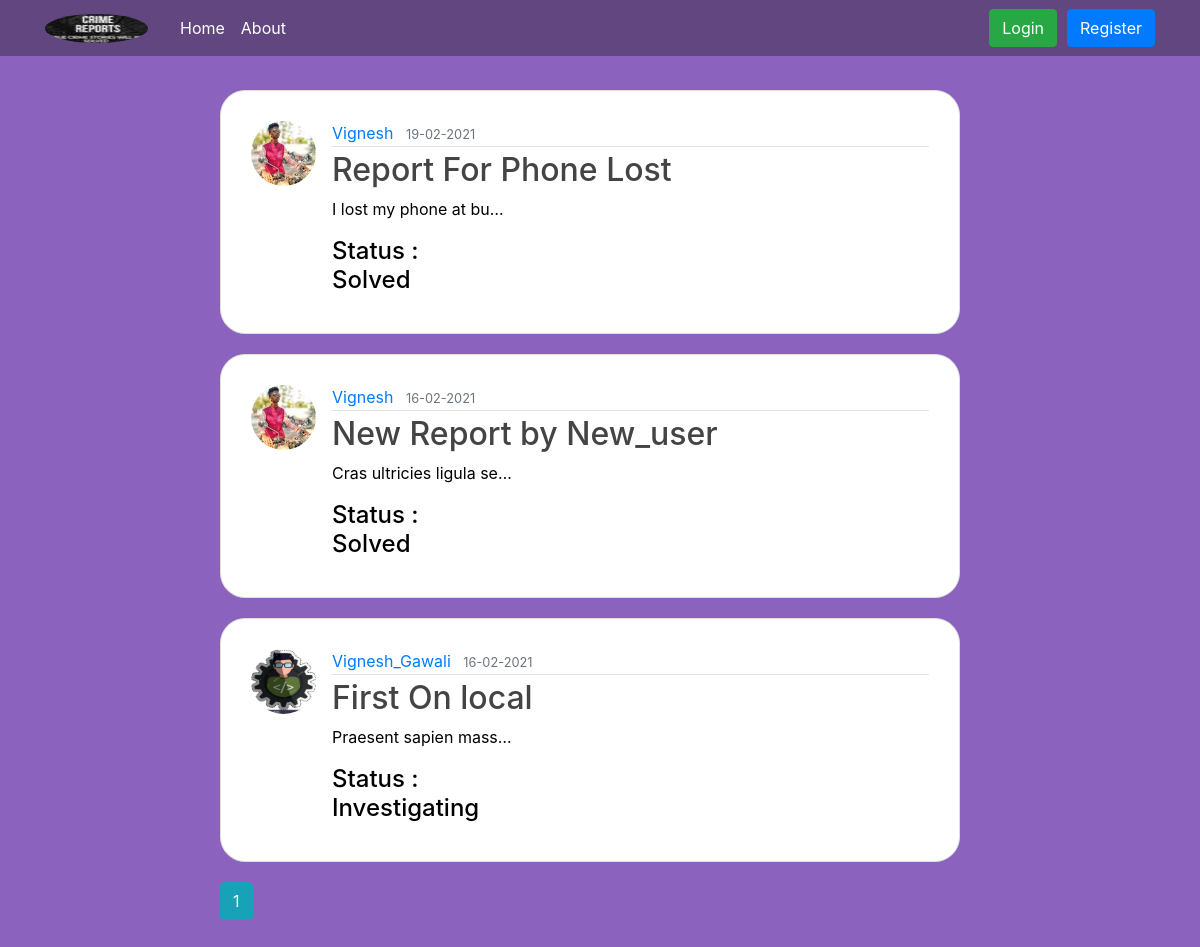
The page /home on the database its author committed.
### report/models.py (models this page shows, shortened)
class Report(db.Model):
    id = db.Column(db.Integer, primary_key=True)
    title = db.Column(db.String(100), nullable=False)
    date_reported = db.Column(db.DateTime, nullable=False, default=datetime.utcnow)
    content = db.Column(db.Text, nullable=False)
    user_id = db.Column(db.Integer, db.ForeignKey('user.id'), nullable=False)
    status  = db.Column(db.String(100) , nullable=False , default = 'Investigating')

class User(db.Model , UserMixin):
    id = db.Column(db.Integer, primary_key=True)
    username = db.Column(db.String(50), unique=True, nullable=False)
    email = db.Column(db.String(150), unique=True, nullable=False)
    phone_no = db.Column(db.Integer , unique=True , nullable=False)
    image_file = db.Column(db.String(20), nullable=False, default='default.jpg')
    password = db.Column(db.String(60), nullable=False)
    reports = db.relationship('Report', backref='author', lazy=True)

### report/routes.py (the view)
@app.route("/")
@app.route("/home")
def home():
    page = request.args.get('page' , 1 , type=int)
    reports = Report.query.order_by(Report.date_reported.desc()).paginate(page = page , per_page=5)
    return render_template('home.html', reports=reports)

### report/templates/home.html
{% extends "layout.html" %}
{% block content %}
    {% for report in reports.items %}
        <article class="media content-section">
          <img class="rounded-circle article-img" src="{{ url_for('static', filename='images/' + report.author.image_file) }}">
          <div class="media-body">
            <div class="article-metadata">
              <a class="mr-2" href="{{ url_for('user_reports', username=report.author.username) }}">{{ report.author.username }}</a>
              <small class="text-muted">{{ report.date_reported.strftime('%d-%m-%Y') }}</small>
            </div>
            <h2><a class="article-title" href="{{ url_for('report' , report_id=report.id) }}">{{ report.title }}</a></h2>
            <p class="article-content" style="display:inline-block;width:180px;white-space: nowrap;overflow:hidden !important;text-overflow: ellipsis;">{{ report.content }}</p>
            <h4 style="color: #000;">Status :<br> {{ report.status }}</h4>
          </div>
        </article>
    {% endfor %}
    {% for page_num in reports.iter_pages(left_edge=2 , right_edge=2, left_current=2, right_current=2) %}
      {% if page_num %}
        {% if reports.page == page_num %}
          <a class="btn btn-info mb-4" href="{{ url_for('home' , page=page_num) }}">{{ page_num }}</a>
        {% else %}
          <a class="btn btn-outline-info mb-4" href="{{ url_for('home' , page=page_num) }}">{{ page_num }}</a>
        {% endif %}
      {% else %}
        ...
      {% endif %}
    {% endfor %}
{% endblock content %}

### report/templates/layout.html (shortened to what this page needs)
<html>
    <head>
        <link rel="stylesheet" href="https://maxcdn.bootstrapcdn.com/bootstrap/4.0.0/css/bootstrap.min.css">
        <link rel="stylesheet" type="text/css" href="{{ url_for('static' , filename='main.css') }}">
    </head>
    <body>
                <header class="site-header">
                    <nav class="navbar navbar-expand-md navbar-dark bg-steel fixed-top">
                    <div class="container">
                        <a class="navbar-brand mr-4" href="/"><img src="{{ url_for('static', filename='images/favicon/logo.jpg') }} " width="103" height="29" class="rounded-circle" alt="Codders Club"></a>
                        <div class="collapse navbar-collapse" id="navbarToggle">
                        <div class="navbar-nav mr-auto">
                            <a class="nav-item nav-link" href="{{ url_for('home') }}">Home</a>
                            <a class="nav-item nav-link" href="{{ url_for('about') }}">About</a>
                        </div>
                        <div class="navbar-nav">
                            {% if current_user.is_authenticated %}
                            <a class="nav-item nav-link" href="{{ url_for('new_report') }}">New Report</a>
                                {% if current_user.id == 1 %}
                                <a class="nav-item nav-link" href="{{ url_for('admin') }}">Admin</a>
                                {% endif %}
                            <a class="nav-item nav-link" href="{{ url_for('account') }}">Account</a>
                            <a class="nav-item nav-link" href="{{ url_for('logout') }}">Logout</a>
                            {% else %}
                            <div class="form-gr">
                                <a class="btn btn-success" href="{{ url_for('login') }}">Login</a>
                                </div>
                                <div class="form-gr" style="margin-left: 10px;">
                                <a class="btn btn-primary" href="{{ url_for('register') }}">Register</a>
                            </div>
                                {% endif %}
                        </div>
                        </div>
                    </div>
                    </nav>
                </header>
                    <main role="main" class="container">
                        <div class="row">
                        <div class="col-md-8" style="margin-left: 180px; padding:10px;">
                            {% block content %}{% endblock content %}
                        </div>
                        </div>
                    </main>
    </body>
</html>

### report/static/main.css (style rules this page uses)
* { margin: 0; padding: 0; }
body { background-color: #8c62bf; color: #000000; margin-top: 5rem; }
h1, h2, h3, h4, h5, h6 { color: #ffffff; }
.bg-steel { background-color: #61467F; }
.site-header .navbar-nav .nav-link { color: #ffffff; }
.content-section { background: #ffffff; padding: 30px 30px; border: 1px solid #dddddd; border-radius: 25px; margin-bottom: 20px; }
.article-title { color: #444444; }
.article-content { white-space: pre-line; }
.article-img { height: 65px; width: 65px; margin-right: 16px; }
.article-metadata { padding-bottom: 1px; margin-bottom: 4px; border-bottom: 1px solid #e3e3e3 }

### rows shown on the page
Report: image_file (picture), author.username "Vignesh", date_reported "19-02-2021", title "Report For Phone Lost", content "I lost my phone at bu…", status "Solved"
Report: image_file (picture), author.username "Vignesh", date_reported "16-02-2021", title "New Report by New_user", content "Cras ultricies ligula se…", status "Solved"
Report: image_file (placeholder picture), author.username "Vignesh_Gawali", date_reported "16-02-2021", title "First On local", content "Praesent sapien mass…", status "Investigating"

### other values the page prints
{{ page_num }} "1"
